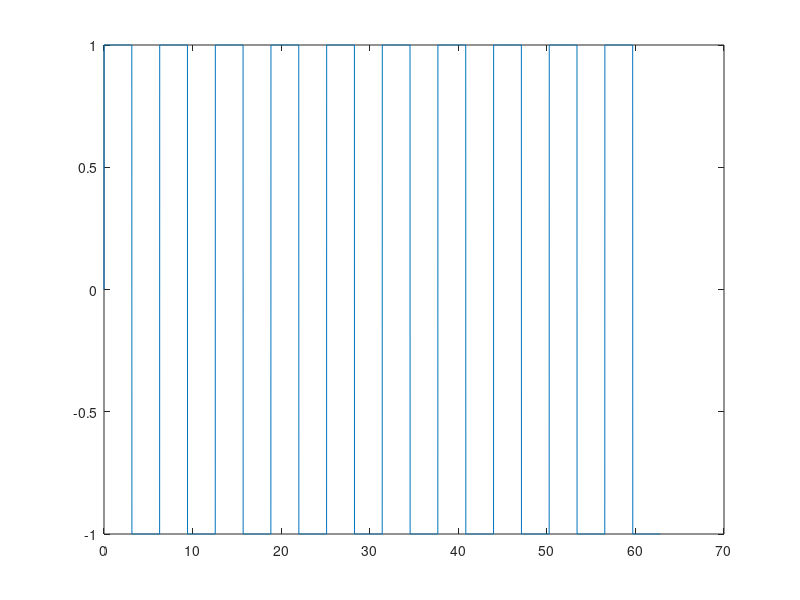

Reproduce this figure in MATLAB.
#evitar que se tome como archivo de funciones
1;

#Grafica la señal Seno
function graficaSeno(x0,dx,xf)
  x = x0:dx:xf;
  y = sin(x);
  plot(x,y)
  pause
endfunction

#Grafica la señal Sinc = sin(x)/x
function graficaSinc(x0,dx,xf)
  if (x0 == 0) #pequeño arreglo para el caso en que x0 = 0. 
    disp "Division por cero, arreglando"
    x0 = x0 + dx;
  end
  x = x0:dx:xf;
  y = sin(x)./x;
  plot(x,y)
  pause
endfunction

#Grafica la señal Onda Cuadrada
function graficaOndaCuadrada(x0,dx,xf)
  x = x0:dx:xf;
  y = sign(sin(x));
  plot(x,y)
  pause
endfunction


#Grafica la señal Onda Triangular usando la funcion de Heaviside
function graficaOndaTriangular(x0,dx,xf)
  pkg load specfun;
  x = x0:dx:xf;
  y = x.*(heaviside(x) - 2 * heaviside(x-1)) + 2*heaviside(x-1);
  plot(x,y)
  pause
endfunction

#Grafica la señal Delta de Dirac
function graficaDeltaDirac(x0,dx,xf)
  pkg load specfun;
  x = x0:dx:xf;
  y = dirac(x);
  plot(x,y)
  pause
endfunction

#Grafica Ruido Aleatorio
function graficaRuido(x0,dx,xf)
  pkg load specfun;
  x = x0:dx:xf;
  y = randn(length(x),1);
  plot(x,y)
  pause
endfunction

#inicializaciones
X0 = 0;
Xf = 20*pi;
DX = 0.01;

#llamado a funciones
#graficaSeno(X0,DX,Xf)
#graficaSinc(X0,DX,Xf)
graficaOndaCuadrada(X0,DX,Xf)
#graficaOndaTriangular(X0,DX,Xf)
#graficaDeltaDirac(-2,DX,2)
#graficaRuido(X0,DX,Xf)
